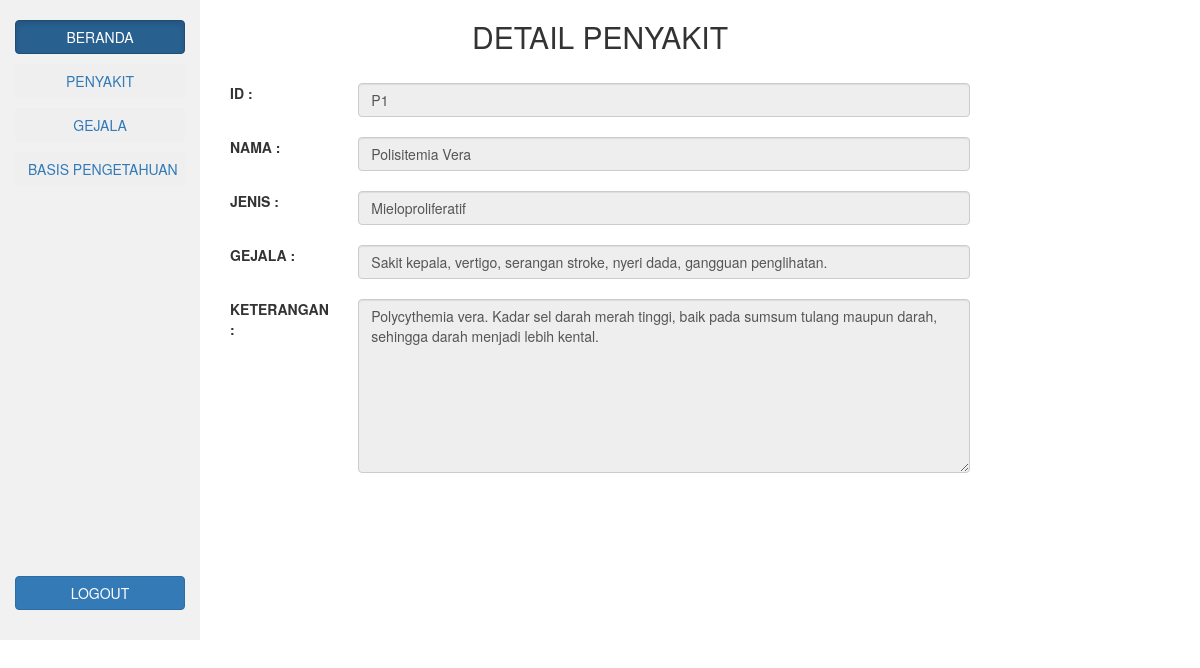
/adetailpenyakit.php?id=P1, run on the app's committed database.
### tables this page shows
CREATE TABLE `penyakit` (
  `idpenyakit` varchar(20) NOT NULL,
  `namapenyakit` varchar(1000) NOT NULL,
  `jenispenyakit` varchar(20) NOT NULL,
  `keterangan` varchar(1000) NOT NULL
);

CREATE TABLE `basispengetahuan` (
  `namapenyakit` varchar(100) NOT NULL,
  `gejala` varchar(100) NOT NULL
);

### adetailpenyakit.php (the view, shortened to what this page needs)
<?php
include "session.php";
?>
<!DOCTYPE html>
<html lang="en">
<head>
  <link rel="stylesheet" href="https://maxcdn.bootstrapcdn.com/bootstrap/3.3.7/css/bootstrap.min.css">
  <link rel="stylesheet" href="css/style.css">
</head>
<body>
    <div class="col-sm-2 sidenav">
      <p><a href="homeadmin.php"><button type="button" class="btn btn-primary btn-block active">BERANDA</button></a></p>
      <p><a href="penyakit.php"><button type="button" class="btn btn-succes btn-block">PENYAKIT</button></a></p>
      <p><a href="gejala.php"><button type="button" class="btn btn-succes btn-block">GEJALA</button></a></p>
        <p><a href="basispengetahuan.php"><button type="button" class="btn btn-succes btn-block">BASIS PENGETAHUAN</button></a></p>
      <br><br><br><br><br><br><br><br><br><br><br><br><br><br><br><br><br><br><br>
      <p><a href="logout.php"><button type="button" class="btn btn-primary btn-block" id="myBtn">LOGOUT</button></a></p>
      <br> </div>
    <div class="col-sm-8 text-left">
      <h2 class="text-center">DETAIL PENYAKIT</h2>
      <div class="form-group"  method="POST">
      			<br><label class="control-label col-sm-2">ID :</label>
      		<div class="col-sm-10">
                <?php
                       $tampil = "SELECT * FROM penyakit where idpenyakit='".$_GET['id']."'";
                       $sql = mysqli_query ($konek_db,$tampil);
                       while($data = mysqli_fetch_array ($sql))
                    {
                       echo "<input type='text'  class='form-control' id='idpenyakit' readonly value='".$data['idpenyakit']."'><br>";
                    }
                ?>
     		 </div>
        </div>
        <div class="form-group"  method="POST">
      			<br><label class="control-label col-sm-2">NAMA :</label>
      		<div class="col-sm-10">
                <?php
                       $tampil = "SELECT * FROM penyakit where idpenyakit='".$_GET['id']."'";
                       $sql = mysqli_query ($konek_db,$tampil);
                       while($data = mysqli_fetch_array ($sql))
                    {
                       echo "<input type='text'  class='form-control' id='namapenyakit' readonly value='".$data['namapenyakit']."'><br>";
                    }
                ?>
     		 </div>
        </div>
        <div class="form-group"  method="POST">
      			<br><label class="control-label col-sm-2">JENIS :</label>
      		<div class="col-sm-10">
                <?php
                       $tampil = "SELECT * FROM penyakit where idpenyakit='".$_GET['id']."'";
                       $sql = mysqli_query ($konek_db,$tampil);
                       while($data = mysqli_fetch_array ($sql))
                    {
                       echo "<input type='text'  class='form-control' id='jenispenyakit' readonly value='".$data['jenispenyakit']."'><br>";
                    }
                ?>
     		 </div>
        </div>
         <div class="form-group"  method="POST">
      			<br><label class="control-label col-sm-2">GEJALA :</label>
      		<div class="col-sm-10">
                <?php
                       $tampil = "SELECT * FROM penyakit p, basispengetahuan b where p.idpenyakit='".$_GET['id']."' and p.namapenyakit=b.namapenyakit";
                       $sql = mysqli_query ($konek_db,$tampil);
                       while($data = mysqli_fetch_array ($sql))
                    {
                       echo "<input type='text'  class='form-control' id='jenispenyakit' readonly value='".$data['gejala']."'><br>";
                    }
                ?>
     		 </div>
        </div>
        <div class="form-group"  method="POST">
      			<br><label class="control-label col-sm-2">KETERANGAN :</label><br>
      		<div class="col-sm-10">
                <?php
                       $tampil = "SELECT * FROM penyakit where idpenyakit='".$_GET['id']."'";
                       $sql = mysqli_query ($konek_db,$tampil);
                       while($data = mysqli_fetch_array ($sql))
                    {
                       echo "<textarea  rows='8' class='form-control' id='penanganan'  readonly>".$data['keterangan']."</textarea><br>";
                    }
                ?>
     		 </div>
        </div>
    </div>
</body>
</html>

### css/style.css (style rules this page uses)
.sidenav { padding-top: 20px; background-color: #f1f1f1; height: 100%; }

### data on the page
penyakit: idpenyakit "P1", namapenyakit "Polisitemia Vera", jenispenyakit "Mieloproliferatif", gejala "Sakit kepala, vertigo, serangan stroke, nyeri dada, gangguan penglihatan.", keterangan "Polycythemia vera. Kadar sel darah merah tinggi, baik pada sumsum tulang maupun darah, sehingga darah menjadi lebih kental."
